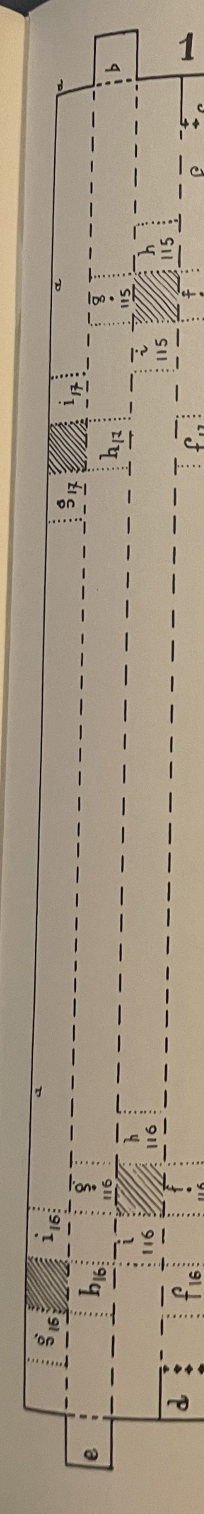
#> input picture work/auto-trace-test/crops/piece-001.png, 408 x 3027 px, found by its file name (shown at 1/2 size); its folder holds only this picture in this run
$ python 02_trace.py
#> lines starting #> are read from the running program, lines starting #| are printed output that depends on the picture; after the words box and inside, x2 and y2 are one past the last pixel; in counts of white or black regions, pixels touching at a corner belong together
"""
Auto-trace each cropped piece into an SVG.

Approach: trace the line-drawings directly, no silhouette extraction.
This is what a vector-editor workflow would expect -- you get one SVG with
every line as a Bezier path; you then pick / merge / delete in Inkscape or
Affinity Designer to get the final piece silhouette.

Pipeline per piece:
  1. Grayscale, optional downsample
  2. Threshold (dark ink -> 1)
  3. Light morphological close (bridge tiny scanner gaps in lines)
  4. potracer trace -> Bezier paths
  5. Emit SVG with all paths

Also saves the binarized bitmap that was actually fed to Potrace, so the
visual diagnostic shows the input quality.
"""

from pathlib import Path
import numpy as np
from PIL import Image
from scipy import ndimage
from skimage.filters import threshold_otsu
import potrace

ROOT = Path("/sessions/happy-quirky-goldberg/mnt/z-paper-clock/work/auto-trace-test")
CROPS = ROOT / "crops"
BITMAP = ROOT / "bitmap"
SVG = ROOT / "svg"
BITMAP.mkdir(exist_ok=True)
SVG.mkdir(exist_ok=True)

MAX_DIM = 700  # downsample crops longer than this; potracer is pure-Python and slow

# threshold     : "otsu" for auto, or an integer 0-255 to override
# threshold_bias: shift Otsu threshold by this amount (negative = stricter)
# close_iters   : morph-close iterations -- small, just to bridge tiny scanner gaps
# turdsize      : Potrace param: drop paths smaller than this many pixels
# alphamax      : Potrace corner smoothness (1.0 default)
# opttolerance  : Potrace curve-fit tolerance
DEFAULTS = dict(threshold="otsu", threshold_bias=-10, close_iters=1,
                turdsize=10, alphamax=1.0, opttolerance=0.2)
PER_PIECE = {
    # piece-122 has a darker brown border; force a higher threshold to catch it
    "piece-122-face": dict(threshold=200),
}


def trace_piece(name):
#> called with name = 'piece-001'
    cfg = {**DEFAULTS, **PER_PIECE.get(name, {})}
    src = CROPS / f"{name}.png"
    img = Image.open(src).convert("L")
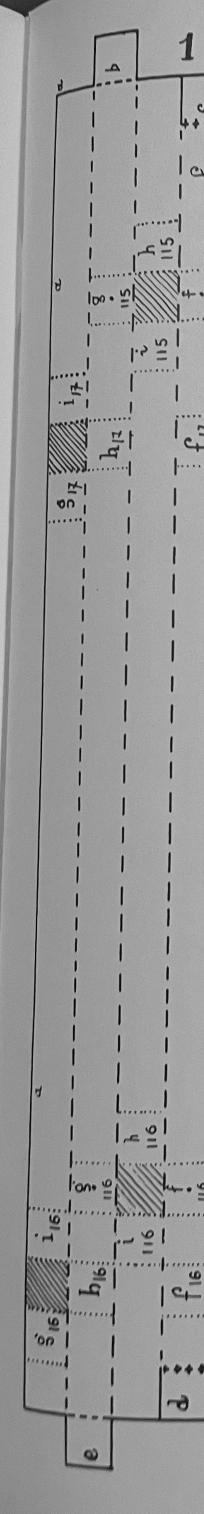
#> img: PIL image 408x3027 L (shown at 1/2 size); min 2, max 241, mean 153.6
    if max(img.size) > MAX_DIM:
        scale = MAX_DIM / max(img.size)
#> scale = 0.231
        new = (int(img.size[0] * scale), int(img.size[1] * scale))
#> new = (94, 700)
        img = img.resize(new, Image.LANCZOS)
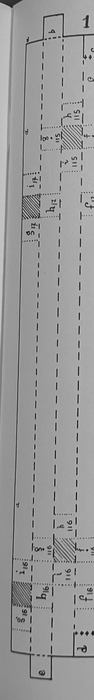
#> img: PIL image 94x700 L; min 4, max 214, mean 153.6
    gray = np.array(img)
    h, w = gray.shape
#> h = 700; w = 94

    # Threshold: ink -> 1
    if cfg["threshold"] == "otsu":
        thr = threshold_otsu(gray) + cfg.get("threshold_bias", 0)
#> thr = 111
    else:
        thr = cfg["threshold"]
    ink = gray < thr
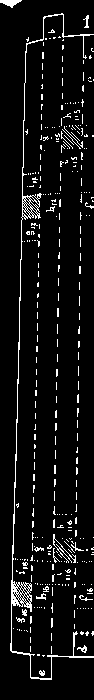
#> ink: shape (700, 94) bool; 6.4% white in thin lines or dots
    if cfg["close_iters"] > 0:
        ink = ndimage.binary_closing(ink, iterations=cfg["close_iters"])
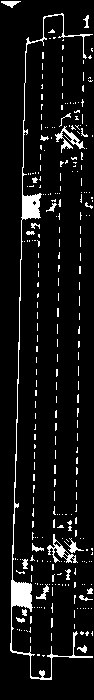
#> ink: shape (700, 94) bool; 7.6% white; 283 white regions (260 under 20 px), largest, box (x1, y1, x2, y2) and area: (10, 13, 93, 680) 2137, (47, 534, 78, 563) 245, (55, 126, 85, 153) 244

    # Save the bitmap that Potrace will see (white = ink, black = paper)
    Image.fromarray((ink.astype(np.uint8) * 255)).save(BITMAP / f"{name}.png")

    # Trace -- pass a bool array; potracer's uint8 path thresholds at 127 and
    # would treat 0/1 as all-False
    bmp = potrace.Bitmap(ink.astype(bool))
    path = bmp.trace(turdsize=cfg["turdsize"],
                     alphamax=cfg["alphamax"],
                     opticurve=True,
                     opttolerance=cfg["opttolerance"])

    # Build SVG: every Potrace curve becomes one <path>, rendered as a thin
    # stroke (no fill). potracer inverts the input internally so its first
    # curve is the canvas perimeter; with even-odd fill that washes everything
    # out. Stroke-only rendering avoids that and is more diagnostic anyway.
    parts = [
        f'<svg xmlns="http://www.w3.org/2000/svg" viewBox="0 0 {w} {h}" '
        f'width="{w}" height="{h}">',
        '  <rect x="0" y="0" width="100%" height="100%" fill="#fffaf0"/>',
        '  <g fill="none" stroke="#2a2a2a" stroke-width="1.4" '
        'stroke-linejoin="round" stroke-linecap="round">',
    ]
    n_curves = 0
    n_segs = 0
    for curve in path:
        n_curves += 1
        d = []
        sp = curve.start_point
        d.append(f"M {sp.x:.2f} {sp.y:.2f}")
        for seg in curve:
            n_segs += 1
            ep = seg.end_point
            if seg.is_corner:
                c = seg.c
                d.append(f"L {c.x:.2f} {c.y:.2f}")
                d.append(f"L {ep.x:.2f} {ep.y:.2f}")
            else:
                c1, c2 = seg.c1, seg.c2
                d.append(f"C {c1.x:.2f} {c1.y:.2f} "
                         f"{c2.x:.2f} {c2.y:.2f} {ep.x:.2f} {ep.y:.2f}")
        d.append("Z")
        parts.append(f'    <path d="{" ".join(d)}"/>')
    parts.append('  </g>')
    parts.append('</svg>')
    (SVG / f"{name}.svg").write_text("\n".join(parts))

    print(f"  {name:18s}  src {w}x{h}  thr={thr:>3}  "
          f"ink-pixels {int(ink.sum()):,} ({ink.mean()*100:.1f}%)  "
          f"curves {n_curves}  segments {n_segs}")
    return n_curves, n_segs


print(f"Tracing {len(list(CROPS.glob('*.png')))} pieces...\n")
for crop in sorted(CROPS.glob("*.png")):
    trace_piece(crop.stem)
#> (the call stopped at in trace_piece, `bmp = potrace.Bitmap(ink.astype(bool))`: potrace is not available in this run)
print("\nDone.")

$ run again, on work/auto-trace-test/crops/piece-033.png
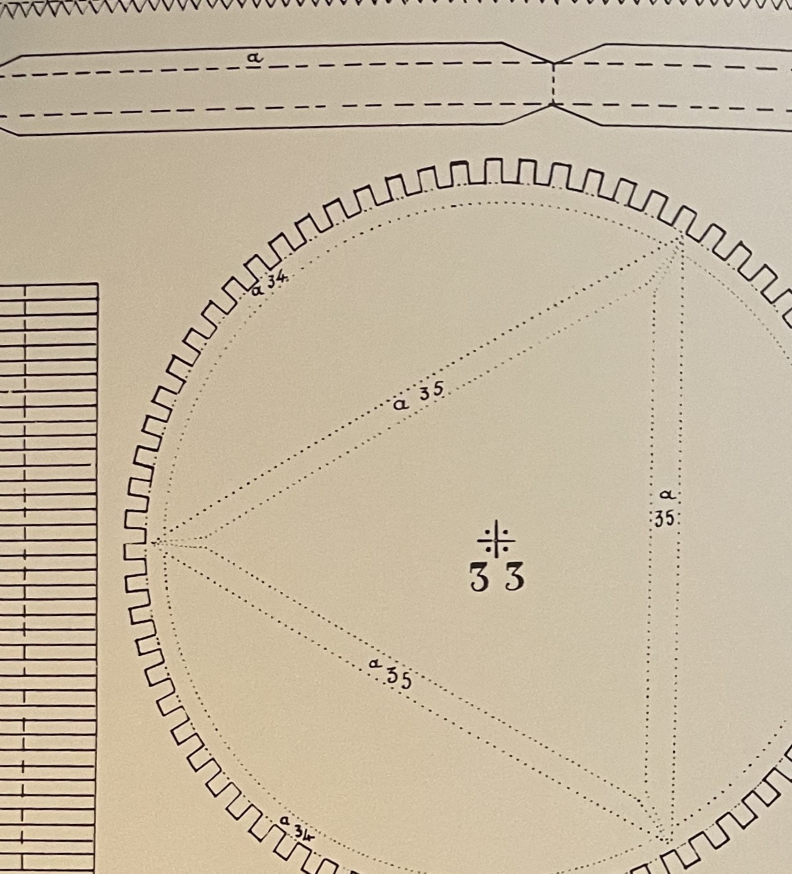
#> input picture work/auto-trace-test/crops/piece-033.png, 1584 x 1747 px, found by its file name (shown at 1/2 size)
#> in trace_piece, `img = img.resize(new, Image.LANCZOS)`:
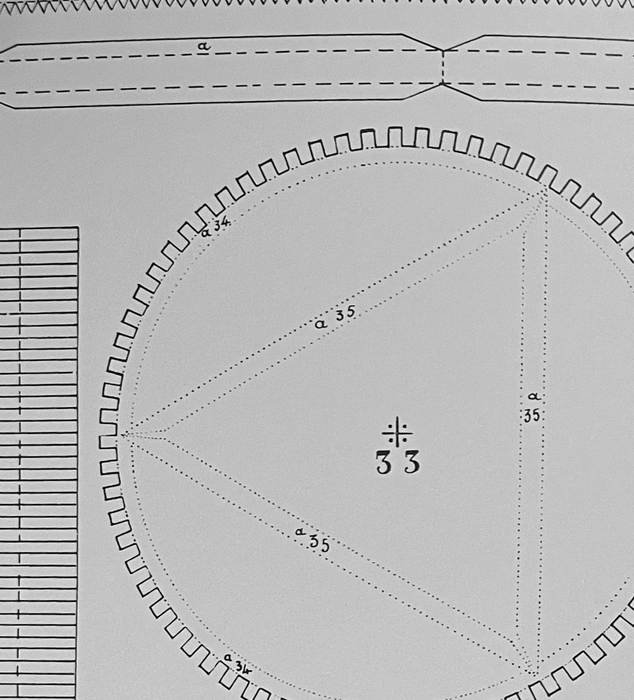
#> img: PIL image 634x700 L; min 0, max 255, mean 185.7
#> thr = 112
#> in trace_piece, `ink = ndimage.binary_closing(ink, iterations=cfg["close_iters"])`:
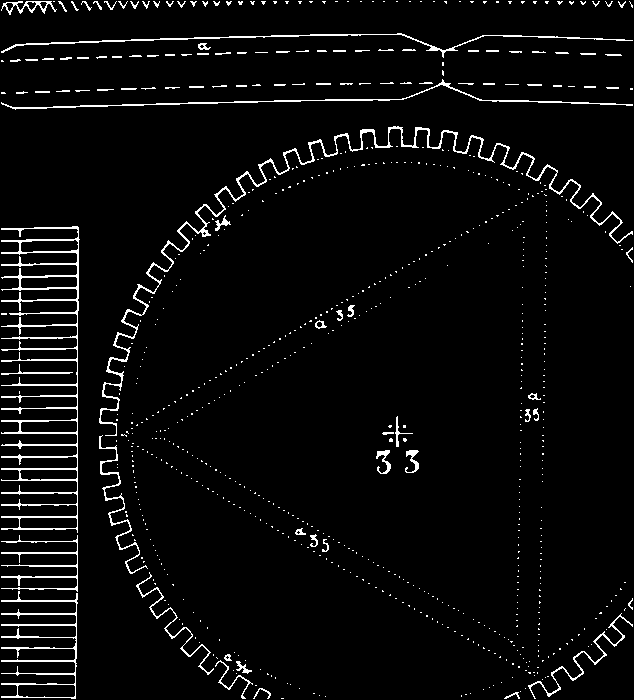
#> ink: shape (700, 634) bool; 4.1% white in thin lines or dots

$ run again, on work/auto-trace-test/crops/piece-092.png
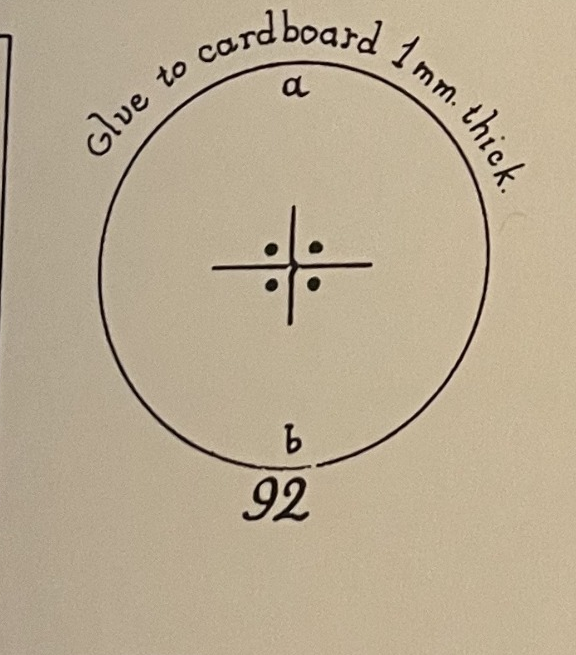
#> input picture work/auto-trace-test/crops/piece-092.png, 576 x 655 px, found by its file name
#> in trace_piece, `img = Image.open(src).convert("L")`:
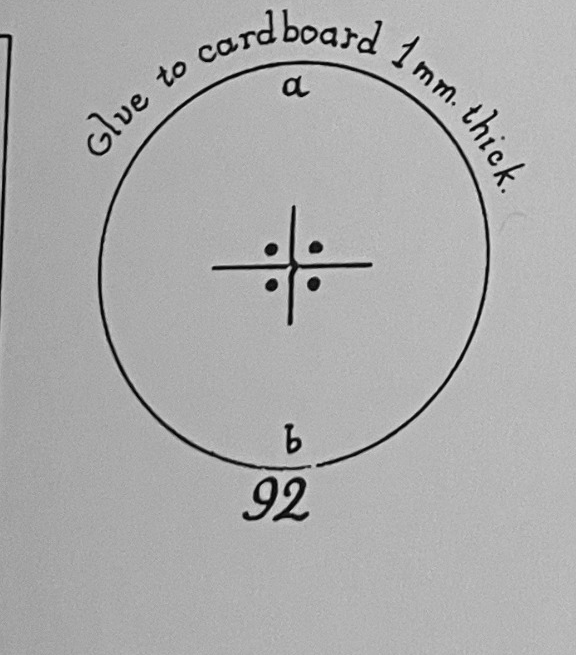
#> img: PIL image 576x655 L; min 2, max 236, mean 172
#> thr = 98
#> in trace_piece, `ink = gray < thr`:
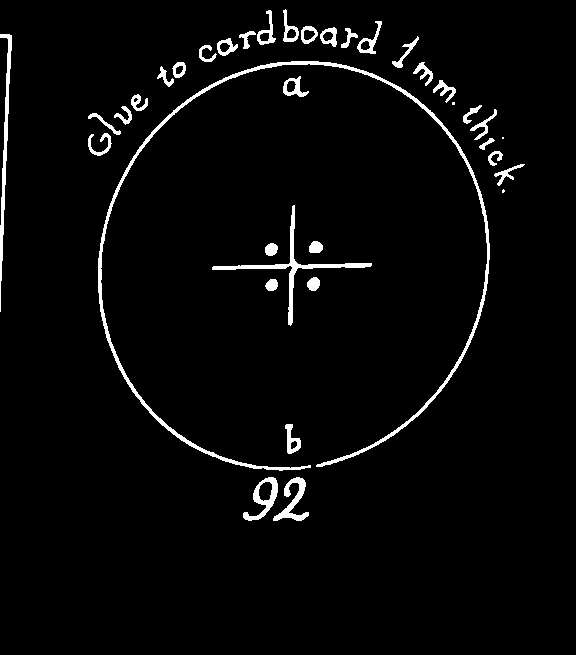
#> ink: shape (655, 576) bool; 3.2% white; 37 white regions (3 under 20 px), largest, box (x1, y1, x2, y2) and area: (98, 61, 490, 471) 4321, (212, 205, 372, 326) 1169, (0, 34, 12, 312) 914

$ run again, on work/auto-trace-test/crops/piece-099.png
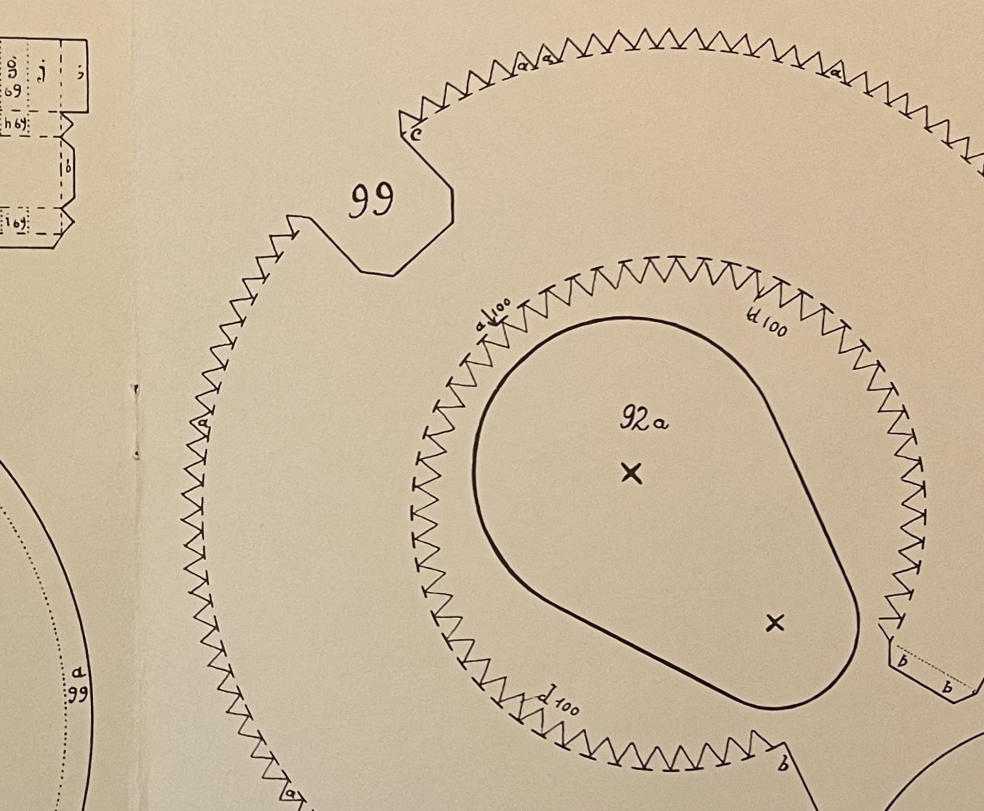
#> input picture work/auto-trace-test/crops/piece-099.png, 1968 x 1622 px, found by its file name (shown at 1/2 size)
#> in trace_piece, `img = img.resize(new, Image.LANCZOS)`:
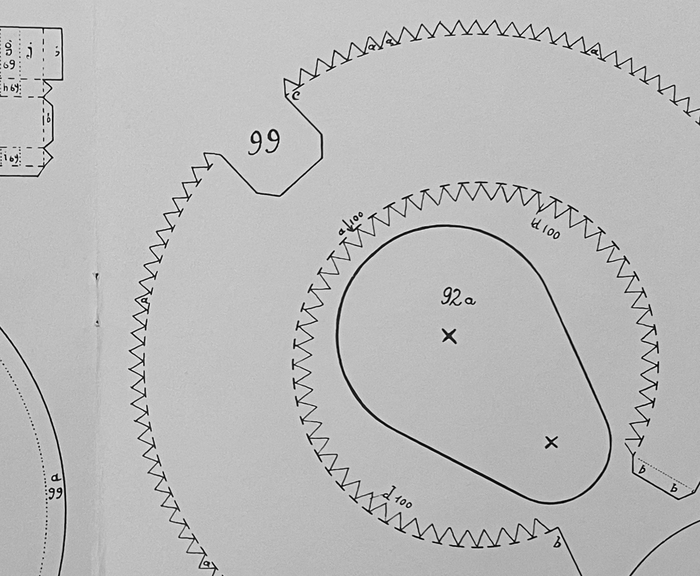
#> img: PIL image 700x576 L; min 0, max 255, mean 186.3
#> thr = 112
#> in trace_piece, `ink = ndimage.binary_closing(ink, iterations=cfg["close_iters"])`:
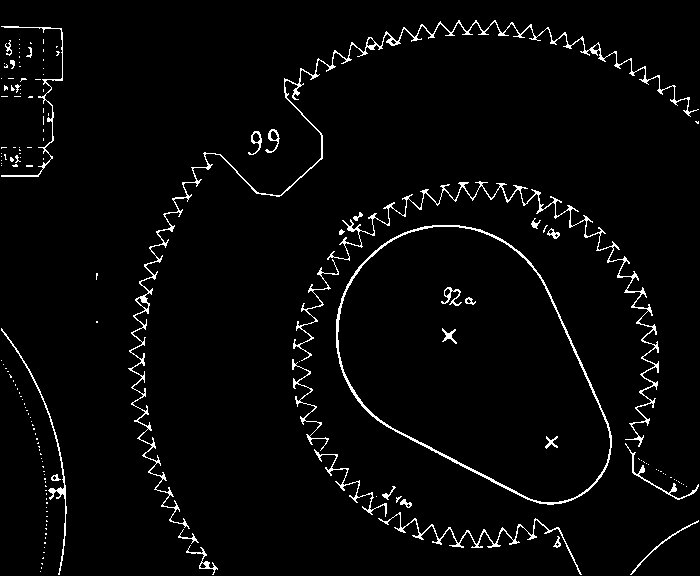
#> ink: shape (576, 700) bool; 3% white in thin lines or dots
